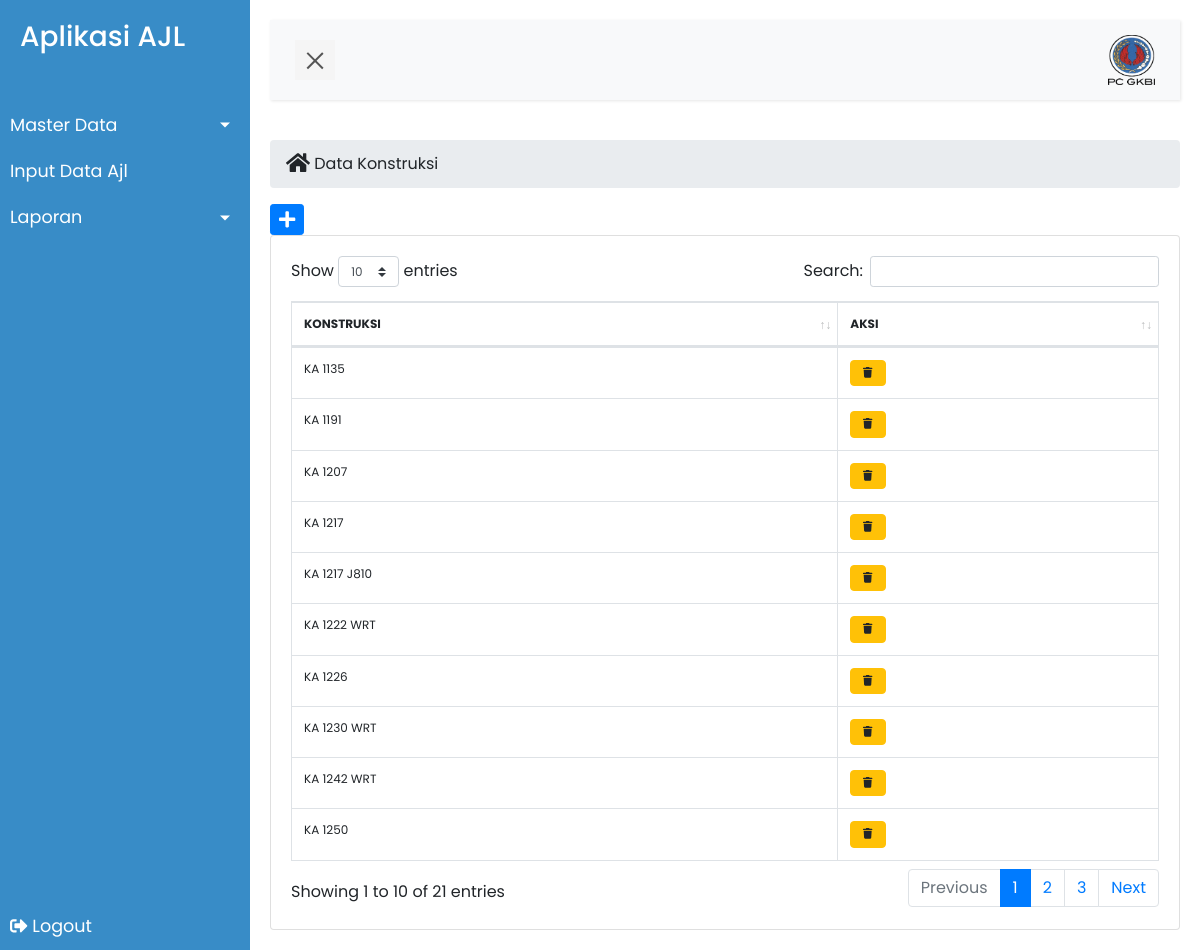
Screenshot of /index.php/ajl/konstruksi with the database file from the repository.
### tables this page shows
CREATE TABLE `konstruksi` (
  `jns_konstruksi` varchar(20) NOT NULL
);

### application/controllers/ajl/Konstruksi.php (called while the page is built, shortened)
<?php if ( ! defined('BASEPATH')) exit('No direct script access allowed');
class Konstruksi extends CI_Controller {
    public function __construct()
    {
        $this->load->model('M_konstruksi');
        $this->load->helper('url','file');
    }
    public function index()
    {
        $data['dataKonstruksi'] = $this->M_konstruksi->all();
        $this->load->view('ajl/index');
        $this->load->view('ajl/sidebar');
        $this->load->view('ajl/sidebar_content');
        $this->load->view('ajl/konstruksi/daftar_konstruksi', $data);
        $this->load->view('ajl/footer');
    }
}

### index.php (called while the page is built, shortened)
<?php
require_once BASEPATH.'core/CodeIgniter.php';

### application/models/M_konstruksi.php (called while the page is built, shortened)
<?php if ( ! defined('BASEPATH')) exit('No direct script access allowed');
class M_konstruksi extends CI_Model {
    public function all(){
        $hasil = $this->db->get('konstruksi');
        if($hasil->num_rows()>0){
            return $hasil->result();
        }else{
            return array();
        }
    }
    }

### application/views/ajl/konstruksi/daftar_konstruksi.php (the view)
<div class="content-wrapper">
   <div class="page-title">
     <div>
       <ul class="breadcrumb side">
         <li><i class="fa fa-home fa-lg"></i></li>
         <li class="active"><a href="#">&nbsp;Data Konstruksi</a></li>
       </ul>
     </div>
     <div>
     <a class="btn-sm btn btn-primary btn-flat" href="<?=site_url('ajl/konstruksi/tambah/')?>"><i class="fa fa-lg fa-plus"></i></a>
    </div>
   </div>
   <div class="row">
     <div class="col-md-12">
       <div class="card">
         <div class="card-body">
           <table class="table table-hover table-bordered" id="sampleTable" style="font-size: 12px;">
             <thead>
               <tr>
                 <th>KONSTRUKSI</th>
                 <th>AKSI</th>
               </tr>
             </thead>
             <tbody>
             <?php $i=0; foreach ($dataKonstruksi as $row){ $i++; ?>
               <tr>
                 <td><?=$row->jns_konstruksi?></td>
                 <td>
                 <a class="btn btn-warning btn-flat" style="font-size: 8px;" href="<?php echo site_url('ajl/konstruksi/hapus/'.$row->jns_konstruksi) ?>" onclick="return confirm('Yakin Hapus ?')"><i class="fa fa-lg fa-trash"></i></a>
               </td>
               </tr>
             <?php } ?>
             </tbody>
           </table>
         </div>
       </div>
     </div>
   </div>
 </div>

### assets/css/style.css (style rules this page uses)
body { font-family: 'Poppins', sans-serif; }
a, a:hover, a:focus { color: inherit; text-decoration: none; transition: all 0.3s; }

### rows the page displays
konstruksi: jns_konstruksi "KA 1135"
konstruksi: jns_konstruksi "KA 1191"
konstruksi: jns_konstruksi "KA 1207"
konstruksi: jns_konstruksi "KA 1217"
konstruksi: jns_konstruksi "KA 1217 J810"
konstruksi: jns_konstruksi "KA 1222 WRT"
konstruksi: jns_konstruksi "KA 1226"
konstruksi: jns_konstruksi "KA 1230 WRT"
konstruksi: jns_konstruksi "KA 1242 WRT"
konstruksi: jns_konstruksi "KA 1250"
